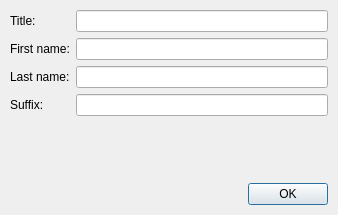
<?xml version="1.0" encoding="UTF-8"?>
<ui version="4.0">
 <class>ContactsEditName</class>
 <widget class="QDialog" name="ContactsEditName">
  <property name="windowModality">
   <enum>Qt::WindowModal</enum>
  </property>
  <property name="geometry">
   <rect>
    <x>0</x>
    <y>0</y>
    <width>338</width>
    <height>215</height>
   </rect>
  </property>
  <property name="windowTitle">
   <string>Edit contact name</string>
  </property>
  <property name="windowIcon">
   <iconset resource="resource.qrc">
    <normaloff>:/contacts</normaloff>:/contacts</iconset>
  </property>
  <layout class="QVBoxLayout" name="verticalLayout">
   <property name="spacing">
    <number>6</number>
   </property>
   <property name="margin">
    <number>10</number>
   </property>
   <item>
    <layout class="QFormLayout" name="formLayout">
     <item row="0" column="0">
      <widget class="QLabel" name="title_label">
       <property name="text">
        <string notr="true">Title:</string>
       </property>
       <property name="buddy">
        <cstring>title</cstring>
       </property>
      </widget>
     </item>
     <item row="0" column="1">
      <widget class="QLineEdit" name="title"/>
     </item>
     <item row="1" column="0">
      <widget class="QLabel" name="first_name_label">
       <property name="text">
        <string notr="true">First name:</string>
       </property>
       <property name="buddy">
        <cstring>first_name</cstring>
       </property>
      </widget>
     </item>
     <item row="1" column="1">
      <widget class="QLineEdit" name="first_name"/>
     </item>
     <item row="2" column="1">
      <widget class="QLineEdit" name="last_name"/>
     </item>
     <item row="3" column="0">
      <widget class="QLabel" name="suffix_label">
       <property name="text">
        <string notr="true">Suffix:</string>
       </property>
       <property name="buddy">
        <cstring>suffix</cstring>
       </property>
      </widget>
     </item>
     <item row="3" column="1">
      <widget class="QLineEdit" name="suffix"/>
     </item>
     <item row="2" column="0">
      <widget class="QLabel" name="last_name_label">
       <property name="text">
        <string notr="true">Last name:</string>
       </property>
       <property name="buddy">
        <cstring>last_name</cstring>
       </property>
      </widget>
     </item>
    </layout>
   </item>
   <item>
    <widget class="QDialogButtonBox" name="buttonBox">
     <property name="orientation">
      <enum>Qt::Horizontal</enum>
     </property>
     <property name="standardButtons">
      <set>QDialogButtonBox::Ok</set>
     </property>
    </widget>
   </item>
  </layout>
 </widget>
 <resources>
  <include location="resource.qrc"/>
 </resources>
 <connections>
  <connection>
   <sender>buttonBox</sender>
   <signal>accepted()</signal>
   <receiver>ContactsEditName</receiver>
   <slot>accept()</slot>
   <hints>
    <hint type="sourcelabel">
     <x>207</x>
     <y>191</y>
    </hint>
    <hint type="destinationlabel">
     <x>143</x>
     <y>145</y>
    </hint>
   </hints>
  </connection>
  <connection>
   <sender>buttonBox</sender>
   <signal>rejected()</signal>
   <receiver>ContactsEditName</receiver>
   <slot>reject()</slot>
   <hints>
    <hint type="sourcelabel">
     <x>146</x>
     <y>185</y>
    </hint>
    <hint type="destinationlabel">
     <x>129</x>
     <y>158</y>
    </hint>
   </hints>
  </connection>
 </connections>
</ui>
